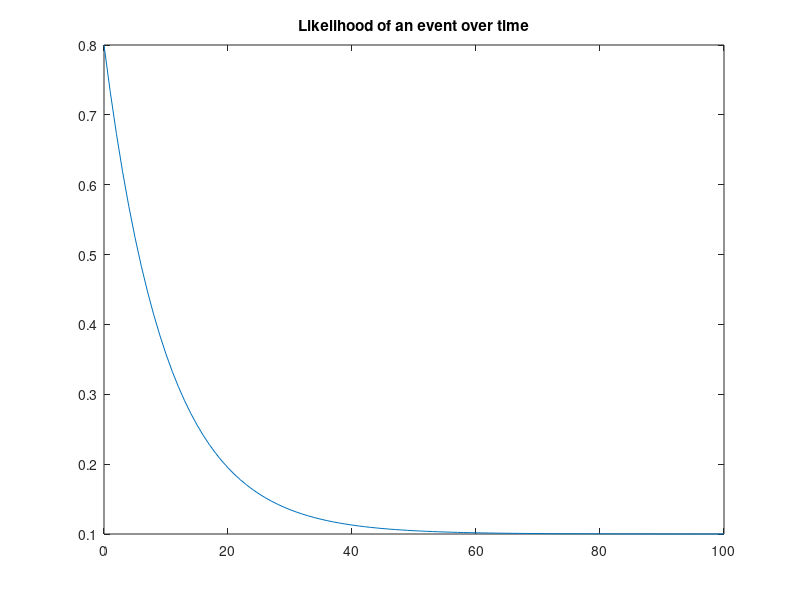
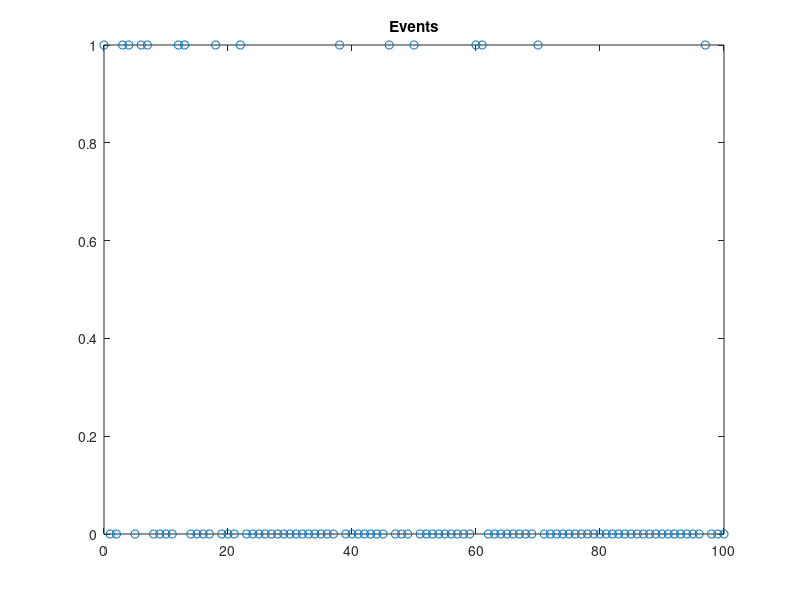

These charts were generated, in order, by the following MATLAB code: (Note: this script raises an error after producing the figures.)
%Let's simulate some data

t=0:100; % time series

%Paramters of our exponential
a=.1;
b=.8;
c=.1;
w=a+(b-a)*exp(-c*t);
figure(1);
plot(t,w);
title('Likelihood of an event over time');

%simulated measurements
%Randomly draw a number between 0 and 1
% if its smaller than w, than score is 1
%Otherwise score it as zero.
% This is equivalent to getting a 1 with probability w
q=zeros(size(w));
q( find(rand(size(w))<w) )=1;

%%%%%%%%% FIREWALL.. treat t & q as real measurements

figure(2);
plot(t,q,'o');
title('Events');
%now use q, and t to do a Maximum Likelihood Estimate

%NOTE.. ANDY.. don't start my time series at zero, because otherwise
%There will be zero likelihood of getting no response at the first stimuli
%I will need to start my time series some standard time away.

x0=[a , b , c]+ (.5)*(1-rand(1,3)).*[a, b, c] ; %initial conditions
lbound=[0,0,0];
ubound=[1,1,.5];
f=@(x)sum(logExpPartial(x(1),x(2),x(3),t,q),2);


[x,fval]=lsqnonlin(f,x0,lbound,ubound)
%[x,fval]=fsolve(f,x0,options)

figure(1)
hold on;
plot(t,x(1)+(x(2)-x(1))*exp(-x(3)*t),'r');

